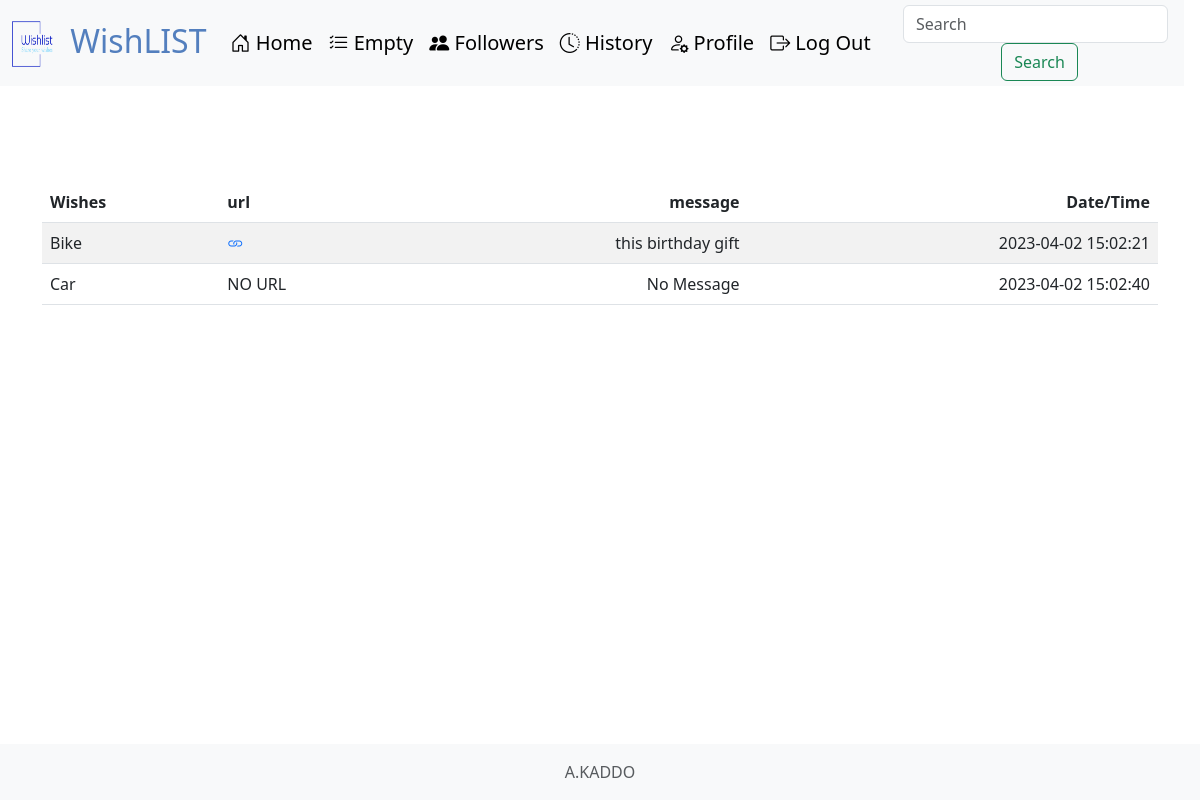
Screenshot of /history (signed in) with the database file from the repository.
### tables this page shows
CREATE TABLE "history" (
	"user_id"	INTEGER NOT NULL,
	"wish"	TEXT,
	"url"	TEXT,
	"message"	TEXT, timestamp TIMESTAMP DEFAULT CURRENT_TIMESTAMP,
	FOREIGN KEY("user_id") REFERENCES "users"("id")
);

### app.py (the view)
@app.route("/history")
@login_required
def history():
    rows = db.execute(
        "SELECT wish, url, message, timestamp FROM HISTORY WHERE user_id = ?",
        session["user_id"],
    )
    wishes = []
    for row in rows:
        wish = row["wish"]
        url = row["url"]
        message = row["message"]
        time = row["timestamp"]
        wishes.append((wish, url, message, time))
    return render_template("history.html", wishes=wishes)

### app.py (called while the page is built)
@app.after_request
def after_request(response):
    response.headers["Cach-Control"] = "no-cach, no-store, must-revalidate"
    response.headers["Expires"] = 0
    response.headers["Pragma"] = "no-cache"
    return response

def login_required(f):
    @wraps(f)
    def decorated_function(*args, **kwargs):
        if session.get("user_id") is None:
            return redirect("/login")
        return f(*args, **kwargs)
    return decorated_function

### templates/history.html (shortened to what this page needs)
{% extends "layout.html" %}
{% block main %}
<main class="container py-5 text-center">
    <table class="table table-striped">
        <thead>
            <tr>
                <th class="text-start">Wishes</th>
                <th class="text-start">url</th>
                <th class="text-end">message</th>
                <th class="text-end">Date/Time</th>
            </tr>
        </thead>
        <tbody>
            {% for wish in wishes %}
              <tr>
                <td class="text-start">{{ wish[0] }}</td>
                {% if wish[1] != "No URL" %}
                  <td class="text-start"><a href="{{ wish[1] }}"><i class="bi bi-link"></i></a></td>
                {% else %}
                  <td class="text-start">NO URL</td>
                {% endif %}
                <td class="text-end">{{ wish[2] }}</td>
                <td class="text-end">{{ wish[3] }}</td>
              </tr>
            {% endfor %}
        </tbody>
    </table>
  </main>
{% endblock %}

### rows the page displays
history: wish "Bike", message "this birthday gift", timestamp "2023-04-02 15:02:21"
history: wish "Car", url "NO URL", message "No Message", timestamp "2023-04-02 15:02:40"
